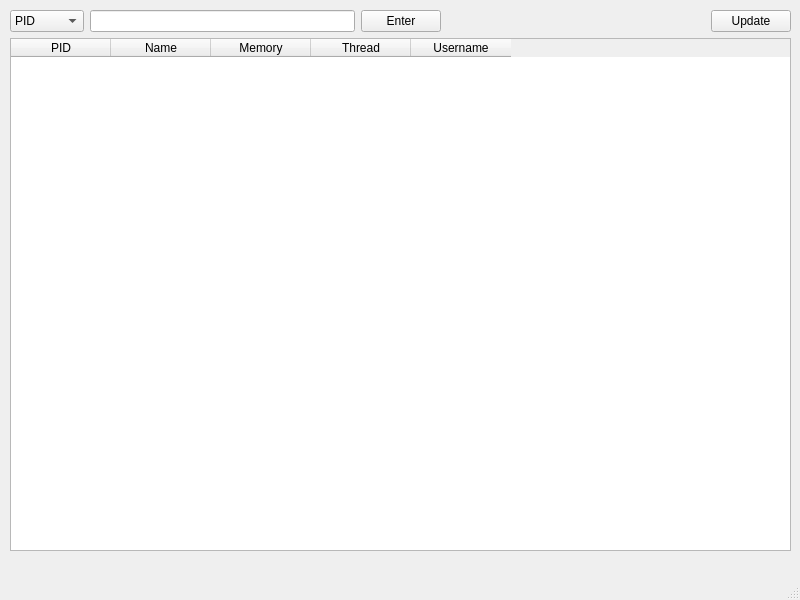
<?xml version="1.0" encoding="UTF-8"?>
<ui version="4.0">
 <class>MainWindow</class>
 <widget class="QMainWindow" name="MainWindow">
  <property name="geometry">
   <rect>
    <x>0</x>
    <y>0</y>
    <width>800</width>
    <height>600</height>
   </rect>
  </property>
  <property name="windowTitle">
   <string>MainWindow</string>
  </property>
  <widget class="QWidget" name="centralwidget">
   <widget class="QWidget" name="verticalLayoutWidget">
    <property name="geometry">
     <rect>
      <x>10</x>
      <y>10</y>
      <width>781</width>
      <height>541</height>
     </rect>
    </property>
    <layout class="QVBoxLayout" name="verticalLayout">
     <item>
      <layout class="QHBoxLayout" name="horizontalLayout">
       <item>
        <widget class="QComboBox" name="comboBox">
         <item>
          <property name="text">
           <string>PID</string>
          </property>
         </item>
         <item>
          <property name="text">
           <string>Name</string>
          </property>
         </item>
         <item>
          <property name="text">
           <string>Memory</string>
          </property>
         </item>
         <item>
          <property name="text">
           <string>Thread</string>
          </property>
         </item>
        </widget>
       </item>
       <item>
        <widget class="QLineEdit" name="lineEdit"/>
       </item>
       <item>
        <widget class="QPushButton" name="pushButton_2">
         <property name="text">
          <string>Enter</string>
         </property>
        </widget>
       </item>
       <item>
        <spacer name="horizontalSpacer">
         <property name="orientation">
          <enum>Qt::Horizontal</enum>
         </property>
         <property name="sizeHint" stdset="0">
          <size>
           <width>40</width>
           <height>20</height>
          </size>
         </property>
        </spacer>
       </item>
       <item>
        <widget class="QPushButton" name="pushButton">
         <property name="text">
          <string>Update</string>
         </property>
        </widget>
       </item>
      </layout>
     </item>
     <item>
      <widget class="QTableWidget" name="tableWidget">
       <column>
        <property name="text">
         <string>PID</string>
        </property>
       </column>
       <column>
        <property name="text">
         <string>Name</string>
        </property>
       </column>
       <column>
        <property name="text">
         <string>Memory</string>
        </property>
       </column>
       <column>
        <property name="text">
         <string>Thread</string>
        </property>
       </column>
       <column>
        <property name="text">
         <string>Username</string>
        </property>
       </column>
      </widget>
     </item>
    </layout>
   </widget>
  </widget>
  <widget class="QMenuBar" name="menubar">
   <property name="geometry">
    <rect>
     <x>0</x>
     <y>0</y>
     <width>800</width>
     <height>22</height>
    </rect>
   </property>
  </widget>
  <widget class="QStatusBar" name="statusbar"/>
 </widget>
 <resources/>
 <connections/>
</ui>
